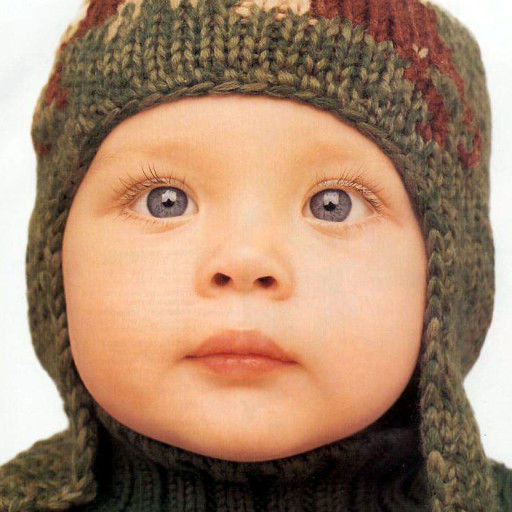
#> input picture 计算机视觉实验-练习3/Set5/baby.png, 512 x 512 px; its folder holds only this picture in this run
$ python main.py   (older library calls are emulated)
#> lines starting #> are read from the running program, lines starting #| are printed output that depends on the picture; long printed decimals are rounded
import cv2
import numpy as np
from skimage.metrics import structural_similarity as ssim
from skimage.transform import rescale
import os

def calculate_psnr(img1, img2):
    mse = np.mean((img1.astype("float") - img2.astype("float")) ** 2, axis=2)
    mse_mean = np.mean(mse)
    if mse_mean == 0:
        return float('inf')

    PIXEL_MAX = 255.0
    return 20 * np.log10(PIXEL_MAX / np.sqrt(mse_mean))


# 读取原始图像
pic_list = os.listdir('Set5')
for pic in pic_list:
    original_image = cv2.imread('Set5/' + pic)
#> original_image is the input picture: shape (512, 512, 3); mean B, G, R 109.5, 134.2, 166.9

    # 使用Bicubic插值进行下采样
    downsampled_image = cv2.resize(original_image, (0, 0), fx=0.5, fy=0.5, interpolation=cv2.INTER_CUBIC)
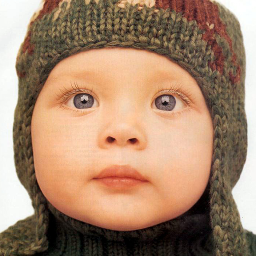
#> downsampled_image: shape (256, 256, 3); mean B, G, R 109.5, 134.2, 166.9

    # 使用scikit-image的rescale函数进行超分辨率处理
    # 这里以放大2倍为例
    super_resolution_image = cv2.resize(downsampled_image, (0, 0), fx=2, fy=2, interpolation=cv2.INTER_LINEAR)

    # 计算SSIM值以评估超分辨率图像的质量
    original_float = original_image.astype(np.float32) / 255
    super_resolution_image_float = super_resolution_image.astype(np.float32) / 255
    ssim_value = ssim(original_float, super_resolution_image_float, multichannel=True, channel_axis=-1, data_range=1)
#> ssim_value = 0.947

    #计算PSNR
    img1 = original_float.astype(np.float64)
    img2 = super_resolution_image.astype(np.float64)
    psnr_value = calculate_psnr(img1, img2)
#> in calculate_psnr, `mse = np.mean((img1.astype("float") - img2.astype("float")) ** 2, axis..`:
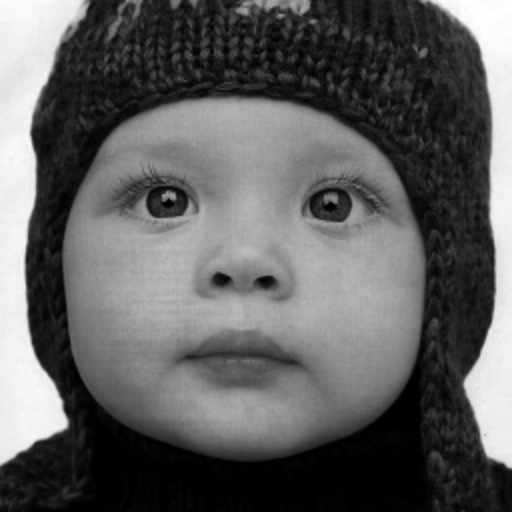
#> mse: shape (512, 512) float64; min 0, max 64518, mean 24396.2; drawn with min black and max white
#> in calculate_psnr, `mse_mean = np.mean(mse)`: mse_mean = 24396.2
#> psnr_value = 4.26
    # 显示结果
    cv2.imshow(pic + ': ' + 'Original', original_image)
    cv2.imshow(pic + ': ' + 'Downsampled', downsampled_image)
    cv2.imshow(pic + ': ' + 'Super Resolution', super_resolution_image)

    # 等待用户关闭窗口
    cv2.waitKey(0)
    cv2.destroyAllWindows()

    print(pic + ': ' + f"SSIM value: {ssim_value}")
#| baby.png: SSIM value: 0.9472
    print(pic + ': ' + f"PSNR value: {psnr_value}")
#| baby.png: PSNR value: 4.258

$ run again, on 计算机视觉实验-练习3/Set5/woman.png
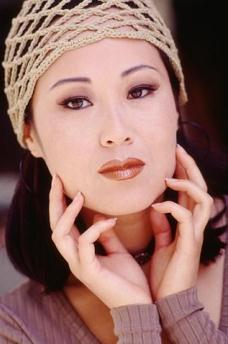
#> input picture 计算机视觉实验-练习3/Set5/woman.png, 228 x 344 px
#> original_image is the input picture: shape (344, 228, 3); mean B, G, R 103.1, 110.2, 150.6
#> `super_resolution_image = cv2.resize(downsampled_image, (0, 0), fx=2, f..`:
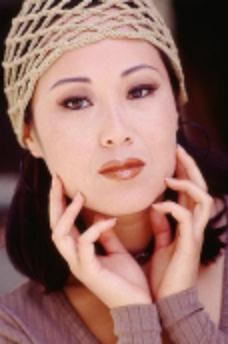
#> super_resolution_image: shape (344, 228, 3); mean B, G, R 103.1, 110.1, 150.5
#> ssim_value = 0.947
#> in calculate_psnr, `mse = np.mean((img1.astype("float") - img2.astype("float")) ** 2, axis..`:
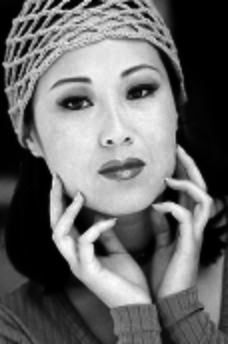
#> mse: shape (344, 228) float64; min 29.1, max 48577.6, mean 20157; drawn with min black and max white
#> mse_mean = 20157
#> psnr_value = 5.09
#| woman.png: SSIM value: 0.947
#| woman.png: PSNR value: 5.087

$ run again, on 计算机视觉实验-练习3/Set5/bird.png
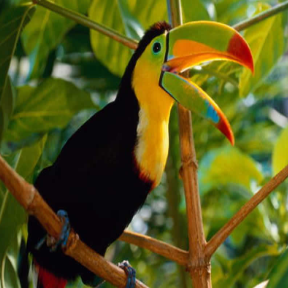
#> input picture 计算机视觉实验-练习3/Set5/bird.png, 288 x 288 px
#> original_image is the input picture: shape (288, 288, 3); mean B, G, R 27, 88.5, 88
#> `downsampled_image = cv2.resize(original_image, (0, 0), fx=0.5, fy=0.5,..`:
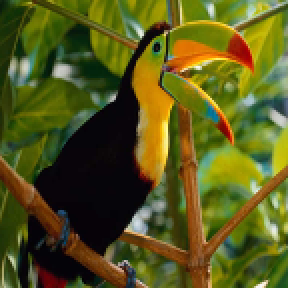
#> downsampled_image: shape (144, 144, 3) (shown 2 times larger); mean B, G, R 27, 88.5, 88
#> ssim_value = 0.965
#> in calculate_psnr, `mse = np.mean((img1.astype("float") - img2.astype("float")) ** 2, axis..`:
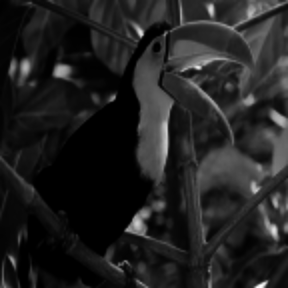
#> mse: shape (288, 288) float64; min 11.2, max 59072.5, mean 7836.4; drawn with min black and max white
#> mse_mean = 7836.4
#> psnr_value = 9.19
#| bird.png: SSIM value: 0.9647
#| bird.png: PSNR value: 9.190

$ run again, on 计算机视觉实验-练习3/Set5/butterfly.png
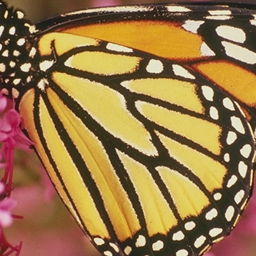
#> input picture 计算机视觉实验-练习3/Set5/butterfly.png, 256 x 256 px
#> original_image is the input picture: shape (256, 256, 3); mean B, G, R 72.8, 119.2, 153
#> `super_resolution_image = cv2.resize(downsampled_image, (0, 0), fx=2, f..`:
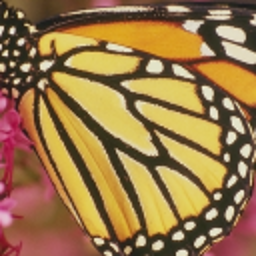
#> super_resolution_image: shape (256, 256, 3); mean B, G, R 72.7, 119.2, 152.9
#> ssim_value = 0.901
#> in calculate_psnr, `mse = np.mean((img1.astype("float") - img2.astype("float")) ** 2, axis..`:
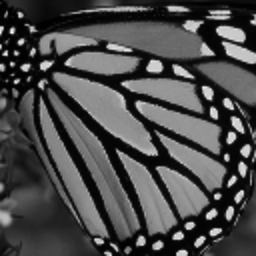
#> mse: shape (256, 256) float64; min 637.7, max 57904.5, mean 17527.2; drawn with min black and max white
#> mse_mean = 17527.2
#> psnr_value = 5.69
#| butterfly.png: SSIM value: 0.9006
#| butterfly.png: PSNR value: 5.694

$ run again, on 计算机视觉实验-练习3/Set5/head.png
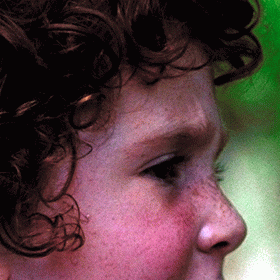
#> input picture 计算机视觉实验-练习3/Set5/head.png, 280 x 280 px
#> original_image is the input picture: shape (280, 280, 3); mean B, G, R 65.7, 64.9, 88.5
#> `downsampled_image = cv2.resize(original_image, (0, 0), fx=0.5, fy=0.5,..`:
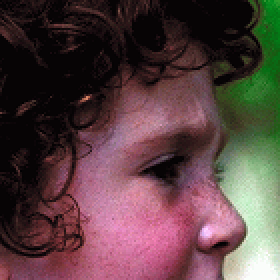
#> downsampled_image: shape (140, 140, 3) (shown 2 times larger); mean B, G, R 65.7, 64.9, 88.5
#> ssim_value = 0.816
#> in calculate_psnr, `mse = np.mean((img1.astype("float") - img2.astype("float")) ** 2, axis..`:
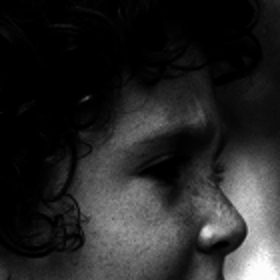
#> mse: shape (280, 280) float64; min 5.57, max 63179.9, mean 9550.1; drawn with min black and max white
#> mse_mean = 9550.1
#> psnr_value = 8.33
#| head.png: SSIM value: 0.8163
#| head.png: PSNR value: 8.331
